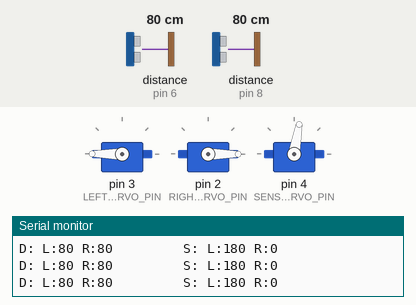
Simulated run of this sketch. Board: Arduino Uno, built with avr-gcc and run on an emulated ATmega328P. On the bench: 3 × servo, the last lines printed to the serial monitor. Wiring (inferred from the names in the program): 2 × ultrasonic range finder: trigger pin 5, echo pin 6 / trigger pin 7, echo pin 8. Inputs (shaded band) come from the test bench; at power-on: distance to the obstacle (sensors on pin 8, pin 6) 80 cm. The echo pulse lasts 58.3 µs per cm.

Above: at 1.29 s.
1.3 s: distance to the obstacle (sensor on pin 8) set to 35 cm
At 1.59 s:
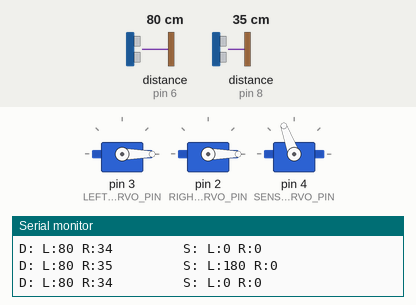
4.3 s: distance to the obstacle (sensor on pin 6) set to 35 cm
At 4.46 s:
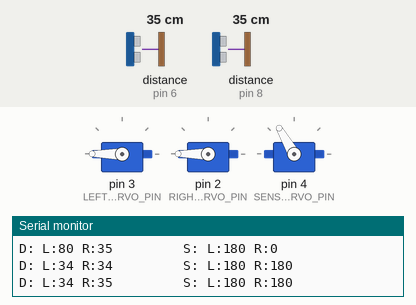
7.3 s: distance to the obstacle (sensor on pin 6) set to 39 cm
At 7.6 s:
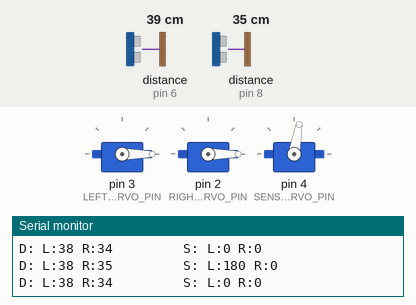
10.3 s: distance to the obstacle (sensor on pin 8) set to 299 cm
13.3 s: distance to the obstacle (sensor on pin 8) set to 2 cm
At 13.54 s:
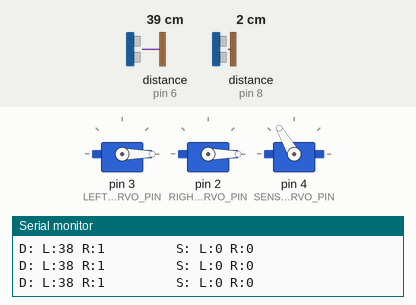
Timing chart, 0 to 17.3 s (numbered marks = the images above; inputs shaded):
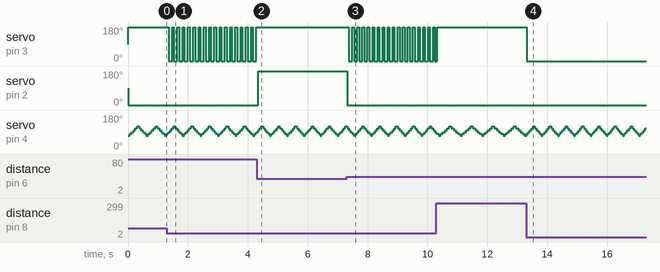

Measured:
- the behaviour switches between 35 and 36 cm on distance to the obstacle (sensor on pin 6) (found by bisection; images 2 and 3)
- after the input at 1.3 s, servo on pin 3 (LEFT_SERVO_PIN): alternates 180° for 0.06 s and 0° for 0.12 s, starting after 0.06 s
- after the input at 4.3 s, servo on pin 3 (LEFT_SERVO_PIN): stops changing and stays 180°; servo on pin 2 (RIGHT_SERVO_PIN): 0° → 180° after 0.05 s
- after the input at 7.3 s, servo on pin 3 (LEFT_SERVO_PIN): alternates 180° for 0.06 s and 0° for 0.11 s, starting after 0.08 s; servo on pin 2 (RIGHT_SERVO_PIN): 180° → 0° at once
- after the input at 13.3 s, servo on pin 3 (LEFT_SERVO_PIN): 180° → 0° at once
- by itself, servo on pin 4 (SENSOR_SERVO_PIN): repeats every 0.54 s: 90° 0.05 s, 100° 0.05 s, 110° 0.05 s, 120° 0.05 s, 110° 0.05 s, 100° 0.05 s, 90° 0.05 s, 80° 0.05 s, 70° 0.05 s, 80° 0.05 s

The sketch:

tank.ino
```cpp
// (licence header left out)
#include <Wire.h>
#include <Servo.h>
#include <LiquidCrystal.h>

#define RIGHT_SENSOR_ECHO_PIN	8
#define RIGHT_SENSOR_TRIG_PIN	7

#define LEFT_SENSOR_ECHO_PIN	6
#define LEFT_SENSOR_TRIG_PIN	5

#define SENSOR_SERVO_PIN	4

#define LEFT_SERVO_PIN		3
#define RIGHT_SERVO_PIN		2

#define CLOSEST_DISTANCE_CM	35

Servo leftServo;
Servo rightServo;
Servo sensorServo;

int sensorServoPositions[] = { 70, 80, 90, 100, 110, 120, 110, 100, 90, 80 };
int numSensorServoPositions = 10;
int currentSensorServoPosIndex = 0;

void setup() {
  Serial.begin(9600);

  leftServo.attach(LEFT_SERVO_PIN);
  rightServo.attach(RIGHT_SERVO_PIN);
  sensorServo.attach(SENSOR_SERVO_PIN);

  pinMode(RIGHT_SENSOR_TRIG_PIN, OUTPUT);
  pinMode(RIGHT_SENSOR_ECHO_PIN, INPUT);

  pinMode(LEFT_SENSOR_TRIG_PIN, OUTPUT);
  pinMode(LEFT_SENSOR_ECHO_PIN, INPUT);
}

long measureUltrasonicDistance(int trigPin, int echoPin) {
  long microsecs;

  digitalWrite(trigPin, LOW);
  delayMicroseconds(2);

  digitalWrite(trigPin, HIGH);
  delayMicroseconds(10);
  digitalWrite(trigPin, LOW);

  microsecs = pulseIn(echoPin, HIGH);

  return microsecs / 29 / 2;
}

void loop()
{
  char buf[25];

  sensorServo.write(sensorServoPositions[currentSensorServoPosIndex]);
  currentSensorServoPosIndex = (currentSensorServoPosIndex + 1) % numSensorServoPositions;

  int leftServoPosition;
  int rightServoPosition;

  long rightDistanceCm = measureUltrasonicDistance(RIGHT_SENSOR_TRIG_PIN, RIGHT_SENSOR_ECHO_PIN);
  long leftDistanceCm = measureUltrasonicDistance(LEFT_SENSOR_TRIG_PIN, LEFT_SENSOR_ECHO_PIN);

  if (leftDistanceCm < CLOSEST_DISTANCE_CM and rightDistanceCm < CLOSEST_DISTANCE_CM) {
    if(leftDistanceCm < rightDistanceCm) {
      leftServoPosition = 0;
      rightServoPosition = 0;
    }
    else {
      leftServoPosition = 180;
      rightServoPosition = 180;
    }
  }
  else if (leftDistanceCm < CLOSEST_DISTANCE_CM) {
    leftServoPosition = 180;
    rightServoPosition = 180;
  }
  else if (rightDistanceCm < CLOSEST_DISTANCE_CM) {
    leftServoPosition = 0;
    rightServoPosition = 0;
  }
  else {
    leftServoPosition = 180;
    rightServoPosition = 0;
  }

  leftServo.write(leftServoPosition);
  rightServo.write(rightServoPosition);

  snprintf(buf, sizeof(buf), "D: L:%ld R:%ld        ", leftDistanceCm, rightDistanceCm);
  Serial.print(buf);
  Serial.print(" ");

  snprintf(buf, sizeof(buf), "S: L:%d R:%d        ", leftServoPosition, rightServoPosition);
  Serial.println(buf);

  delay(50);
}
```
